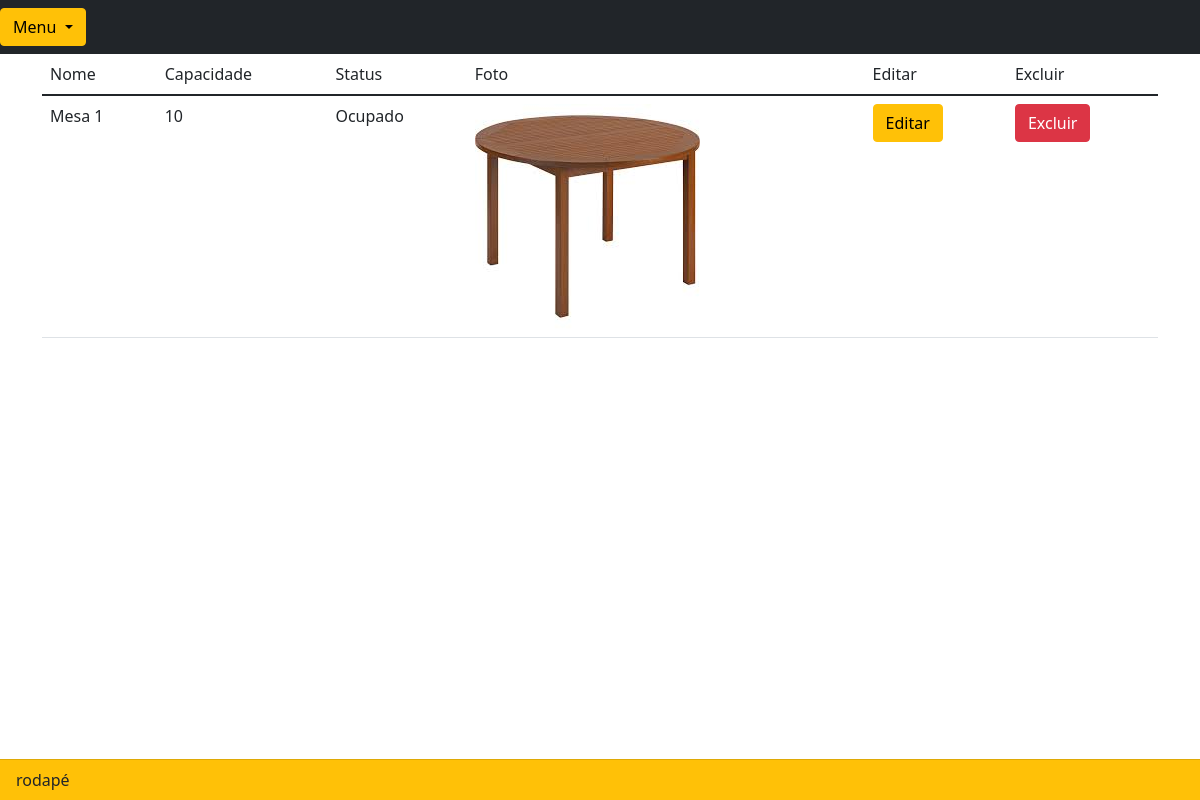
Page /mostrar/ on the earlier database version.
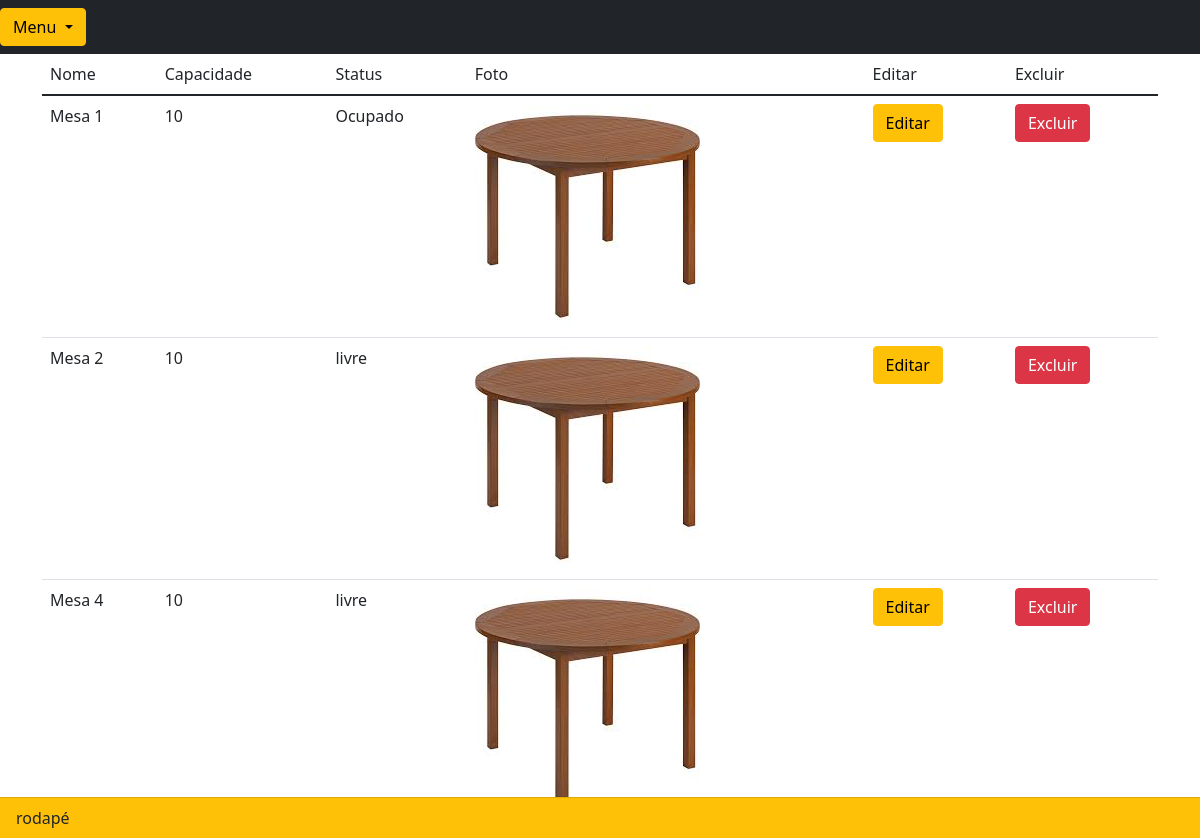
Same page on the later database version.
### refeitorioapp/models.py (models this page shows, shortened)
class Mesa(models.Model):
    nome = models.CharField(max_length=200)
    capacidade = models.CharField(max_length=200)
    status = models.CharField(max_length=200)
    foto = models.ImageField(blank=True, null=True)
    def foto_url(self):
        if self.foto and hasattr(self.foto, 'url'):
            return  self.foto.url
        else:
            return self.nome

### refeitorioapp/views.py (the view)
# urls.py: path('mostrar/', mostrar, name='mostrar'),
def mostrar(request):
    itens = Mesa.objects.all()
    return render(request,"refeitorio/mostrar.html",{'itens':itens})

### refeitorioapp/templates/refeitorio/mostrar.html
{% extends "refeitorio/base.html" %}
{% block content %}
    <div>
    <table class="table">
        <thead>
        <tr>
            <td>Nome</td>
            <td>Capacidade</td>
            <td>Status</td>
            <td>Foto</td>
            <td>Editar</td>
            <td>Excluir</td>
        </tr>
        </thead>
        <tbody>
        {% for item in itens %}
        <tr>
            <td>{{item.nome  }}</td>
            <td>{{item.capacidade }}</td>
            <td>{{item.status  }}</td>
            <td><img src="{{ item.foto_url }}" alt="sem foto"></td>
            <td><a href="{% url 'editar' item.id %}" class="btn btn-warning">Editar</a></td>
            <td><a href="#" class="btn btn-danger">Excluir</a></td>
        </tr>
        {% endfor %}
        </tbody>
    </table>
    </div>
{% endblock content %}

Differences in the rows shown:
added Mesa: nome "Mesa 2", capacidade "10", status "livre", foto_url (picture)
added Mesa: nome "Mesa 4", capacidade "10", status "livre", foto_url (picture)
